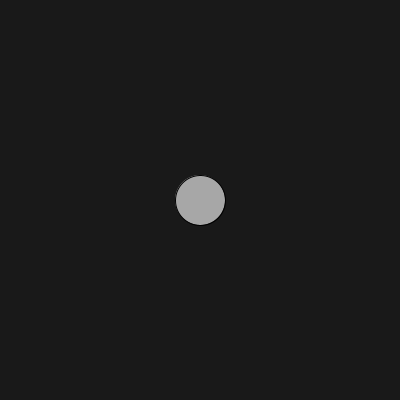
Frame 1 (no input)
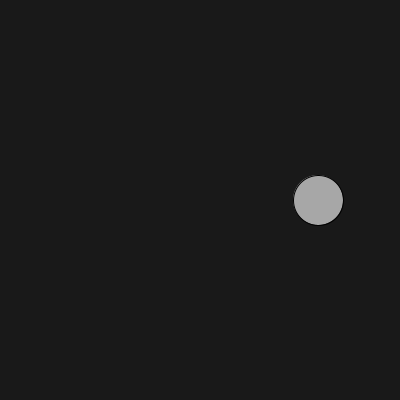
Frame 60 (the mouse pressed at the canvas centre just before this capture)
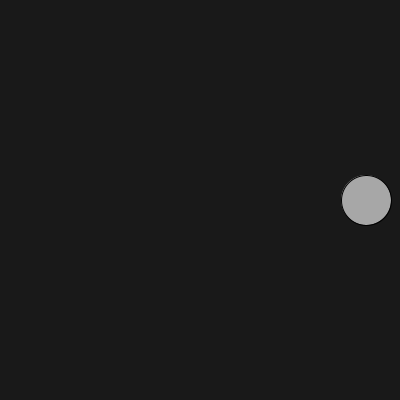
Frame 120 (the mouse held since frame 60 and released just before this capture)

The Processing sketch that drew these frames (run headless with seeded random() and noise(); from frame 60 on, the mouse is pressed at the canvas centre):

// Processing sketch: Kulka_prawo_lewo
// ── Kulka_prawo_lewo.pde
int x, y, v;
void setup(){
  size(400,400);
  x = 200;
  y = 200;
  v = 2;
}
void draw(){
  background(25);
  fill(167);
  ellipse(y,x,50,50);
  y = y + v;
  if(y>400){
    v = -2;
  }else if(y<0){
    v = 2;
  }
}
 
 
